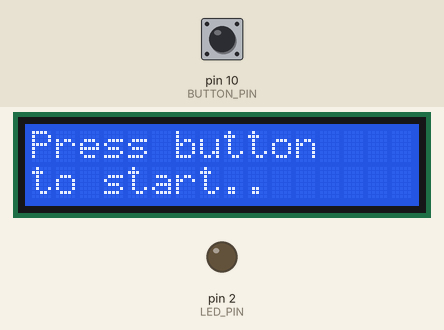
Simulated run of this sketch. Board: Arduino Uno, built with avr-gcc and run on an emulated ATmega328P. Shown: 16×2 character LCD, output pins drawn as LEDs (lit = HIGH). The inputs (shaded band) are chosen by the test bench; at power-on: pin 10 (BUTTON_PIN) HIGH. Random numbers use the default seed unless the sketch sets one.

Above: at 0.8 s.
0.9 s: pin 10 (BUTTON_PIN) pulsed LOW 5 times (0.12 s each, 0.3 s apart)
At 3.1 s:
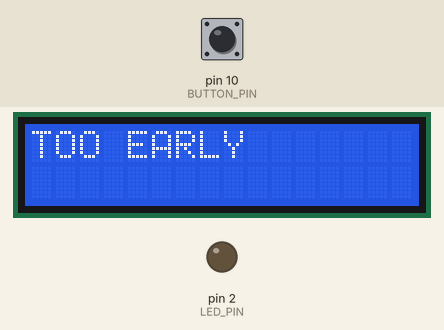
3.9 s: pin 10 (BUTTON_PIN) pulled LOW for 3.2 s
At 5.5 s:
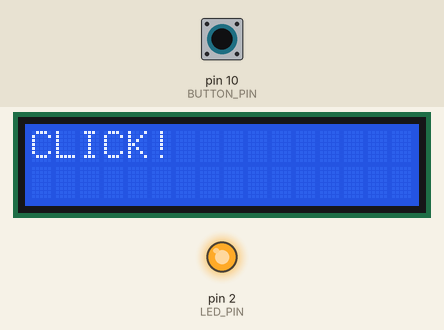
8.6 s: pin 10 (BUTTON_PIN) pulled LOW for 0.15 s
At 9.0 s:
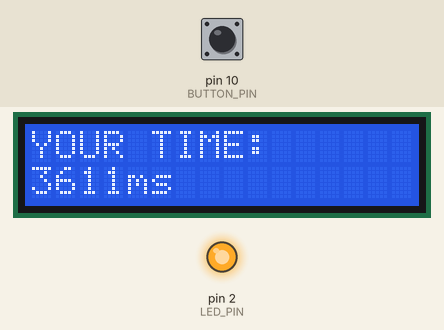
10.2 s: pin 10 (BUTTON_PIN) pulled LOW for 1 s
At 11.0 s:
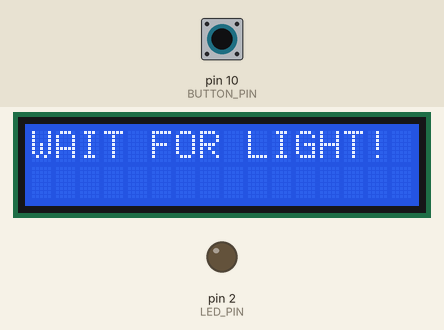
Timing chart, 0 to 13.2 s (numbered marks = the images above; inputs shaded):
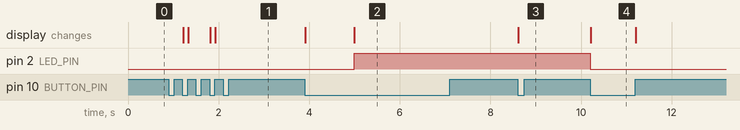

The sketch:

final_reaction_time.ino
```cpp
#include <LiquidCrystal_I2C.h>

LiquidCrystal_I2C lcd(0x27, 16, 2);

const int BUTTON_PIN = 10;
const int LED_PIN = 2;

long ledStartTime; // stores start time of LED turning on

void setup() {
  pinMode(BUTTON_PIN, INPUT);
  pinMode(LED_PIN, OUTPUT);

  lcd.init();
  lcd.backlight();
  lcd.print("Press button");
  lcd.setCursor(0, 1);
  lcd.print("to start..");

  reset();
}
void waitForClick() {
  // wait for button release
  while (true) {
    if (digitalRead(BUTTON_PIN) == LOW) {
      break;
    }
  }
  // wait for button down
  while (true) {
    if (digitalRead(BUTTON_PIN) == HIGH) {
      break;
    }
  }
  // wait for button release
  while (true) {
    if (digitalRead(BUTTON_PIN) == LOW) {
      break;
    }
  }
}
void reset() {
  waitForClick(); // click to reset

  digitalWrite(LED_PIN, LOW);
  lcd.clear();
  lcd.print("WAIT FOR LIGHT!");

  ledStartTime = millis() + random(1000, 3000);
}

int getClickTime() {
  waitForClick();
  return millis() - ledStartTime;
}
void loop() {
  if (digitalRead(BUTTON_PIN) == HIGH) { // check if clicked early
    lcd.clear();
    lcd.print("TOO EARLY");
    reset();
  }
  if (millis() >= ledStartTime) { // check if time to start
    lcd.clear();
    lcd.print("CLICK!");
    digitalWrite(LED_PIN, HIGH);

    int resultTime = getClickTime();

    lcd.clear();
    lcd.print("YOUR TIME: ");
    lcd.setCursor(0, 1);
    lcd.print(resultTime);
    lcd.print("ms");
    reset();
  }
}
```

Measured:
- after the input at 0.9 s, the display: first changes after 0.32 s (image 1 shows a later state)
- after the input at 3.9 s, pin 2 (LED_PIN): LOW → HIGH after 1.1 s; the display: first changes at once (image 2 shows a later state)
- after the input at 8.6 s, the display: changes at once (image 3)
- after the input at 10.2 s, pin 2 (LED_PIN): HIGH → LOW at once; the display: changes at once (image 4)
